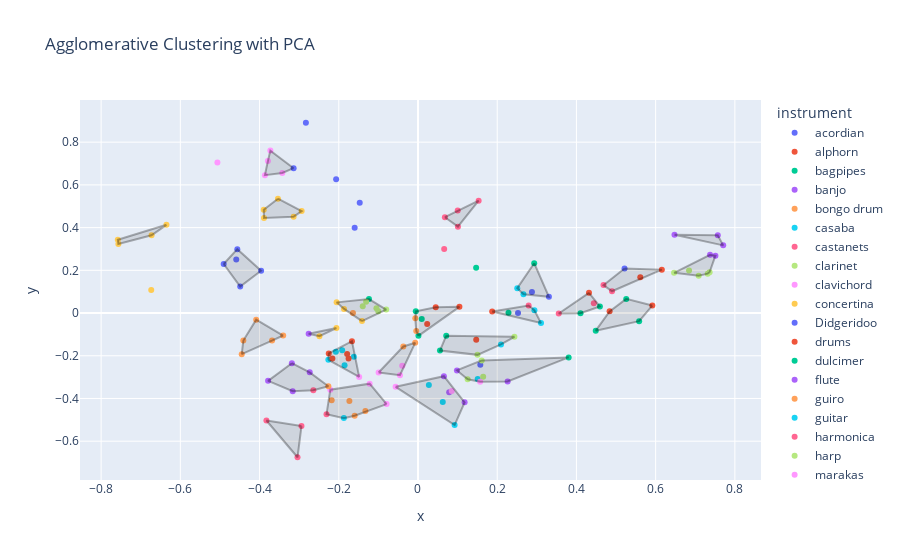

Notebook cell for this chart:
### Code cell
show_clusters(df_NNembedings_PCA, "Agglomerative Clustering with PCA")

### Figure 1 — Plotly figure (JSON) as saved in the notebook; plotly's stock layout.template omitted (floating-point values rounded to 4 significant figures)
{"data": [{"hovertemplate": "instrument=acordian<br>x=%{x}<br>y=%{y}<extra></extra>", "legendgroup": "acordian", "marker": {"color": "#636efa", "symbol": "circle"}, "mode": "markers", "name": "acordian", "orientation": "v", "showlegend": true, "type": "scatter", "x": [-0.4488, -0.3961, -0.4906, -0.4588, -0.4562], "xaxis": "x", "y": [0.1241, 0.1982, 0.2295, 0.2503, 0.299], "yaxis": "y"}, {"hovertemplate": "instrument=alphorn<br>x=%{x}<br>y=%{y}<extra></extra>", "legendgroup": "alphorn", "marker": {"color": "#EF553B", "symbol": "circle"}, "mode": "markers", "name": "alphorn", "orientation": "v", "showlegend": true, "type": "scatter", "x": [0.147, 0.02323, 0.1873, 0.04476, 0.1046], "xaxis": "x", "y": [-0.1255, -0.05176, 0.007372, 0.02754, 0.02887], "yaxis": "y"}, {"hovertemplate": "instrument=bagpipes<br>x=%{x}<br>y=%{y}<extra></extra>", "legendgroup": "bagpipes", "marker": {"color": "#00cc96", "symbol": "circle"}, "mode": "markers", "name": "bagpipes", "orientation": "v", "showlegend": true, "type": "scatter", "x": [0.2285, 0.07128, 0.05549, 0.001133, 0.5257], "xaxis": "x", "y": [0.001482, -0.1062, -0.1759, -0.1068, 0.06622], "yaxis": "y"}, {"hovertemplate": "instrument=banjo<br>x=%{x}<br>y=%{y}<extra></extra>", "legendgroup": "banjo", "marker": {"color": "#ab63fa", "symbol": "circle"}, "mode": "markers", "name": "banjo", "orientation": "v", "showlegend": true, "type": "scatter", "x": [0.2263, 0.09828, 0.1178, 0.06542, 0.07879], "xaxis": "x", "y": [-0.3206, -0.2686, -0.4181, -0.2957, -0.3709], "yaxis": "y"}, {"hovertemplate": "instrument=bongo drum<br>x=%{x}<br>y=%{y}<extra></extra>", "legendgroup": "bongo drum", "marker": {"color": "#FFA15A", "symbol": "circle"}, "mode": "markers", "name": "bongo drum", "orientation": "v", "showlegend": true, "type": "scatter", "x": [-0.441, -0.4085, -0.3684, -0.3404, -0.445], "xaxis": "x", "y": [-0.1285, -0.03104, -0.1289, -0.1052, -0.1926], "yaxis": "y"}, {"hovertemplate": "instrument=casaba<br>x=%{x}<br>y=%{y}<extra></extra>", "legendgroup": "casaba", "marker": {"color": "#19d3f3", "symbol": "circle"}, "mode": "markers", "name": "casaba", "orientation": "v", "showlegend": true, "type": "scatter", "x": [-0.1914, -0.1619, -0.1854, -0.2263, -0.2073], "xaxis": "x", "y": [-0.1742, -0.2043, -0.244, -0.219, -0.1814], "yaxis": "y"}, {"hovertemplate": "instrument=castanets<br>x=%{x}<br>y=%{y}<extra></extra>", "legendgroup": "castanets", "marker": {"color": "#FF6692", "symbol": "circle"}, "mode": "markers", "name": "castanets", "orientation": "v", "showlegend": true, "type": "scatter", "x": [-0.3827, -0.2309, -0.2942, -0.2642, -0.3042], "xaxis": "x", "y": [-0.503, -0.4734, -0.5292, -0.3613, -0.6751], "yaxis": "y"}, {"hovertemplate": "instrument=clarinet<br>x=%{x}<br>y=%{y}<extra></extra>", "legendgroup": "clarinet", "marker": {"color": "#B6E880", "symbol": "circle"}, "mode": "markers", "name": "clarinet", "orientation": "v", "showlegend": true, "type": "scatter", "x": [0.7314, 0.7087, 0.6465, 0.6844, 0.7362], "xaxis": "x", "y": [0.1844, 0.1751, 0.1883, 0.1997, 0.191], "yaxis": "y"}, {"hovertemplate": "instrument=clavichord<br>x=%{x}<br>y=%{y}<extra></extra>", "legendgroup": "clavichord", "marker": {"color": "#FF97FF", "symbol": "circle"}, "mode": "markers", "name": "clavichord", "orientation": "v", "showlegend": true, "type": "scatter", "x": [-0.379, -0.5064, -0.3426, -0.3865, -0.3727], "xaxis": "x", "y": [0.7117, 0.7042, 0.656, 0.6456, 0.7605], "yaxis": "y"}, {"hovertemplate": "instrument=concertina<br>x=%{x}<br>y=%{y}<extra></extra>", "legendgroup": "concertina", "marker": {"color": "#FECB52", "symbol": "circle"}, "mode": "markers", "name": "concertina", "orientation": "v", "showlegend": true, "type": "scatter", "x": [-0.6735, -0.7565, -0.635, -0.6726, -0.7579], "xaxis": "x", "y": [0.1073, 0.3232, 0.4131, 0.3639, 0.3434], "yaxis": "y"}, {"hovertemplate": "instrument=Didgeridoo<br>x=%{x}<br>y=%{y}<extra></extra>", "legendgroup": "Didgeridoo", "marker": {"color": "#636efa", "symbol": "circle"}, "mode": "markers", "name": "Didgeridoo", "orientation": "v", "showlegend": true, "type": "scatter", "x": [0.2877, 0.3305, 0.1573, 0.2526, 0.5215], "xaxis": "x", "y": [0.09792, 0.07585, -0.2425, 0.000665, 0.2084], "yaxis": "y"}, {"hovertemplate": "instrument=drums<br>x=%{x}<br>y=%{y}<extra></extra>", "legendgroup": "drums", "marker": {"color": "#EF553B", "symbol": "circle"}, "mode": "markers", "name": "drums", "orientation": "v", "showlegend": true, "type": "scatter", "x": [-0.1752, -0.1667, -0.2161, -0.2253, -0.1789], "xaxis": "x", "y": [-0.2133, -0.1317, -0.2134, -0.1893, -0.192], "yaxis": "y"}, {"hovertemplate": "instrument=dulcimer<br>x=%{x}<br>y=%{y}<extra></extra>", "legendgroup": "dulcimer", "marker": {"color": "#00cc96", "symbol": "circle"}, "mode": "markers", "name": "dulcimer", "orientation": "v", "showlegend": true, "type": "scatter", "x": [0.2934, -0.005522, 0.009445, 0.1468, -0.1238], "xaxis": "x", "y": [0.2333, 0.008162, -0.02826, 0.2115, 0.06519], "yaxis": "y"}, {"hovertemplate": "instrument=flute<br>x=%{x}<br>y=%{y}<extra></extra>", "legendgroup": "flute", "marker": {"color": "#ab63fa", "symbol": "circle"}, "mode": "markers", "name": "flute", "orientation": "v", "showlegend": true, "type": "scatter", "x": [0.7569, 0.6476, 0.7509, 0.7374, 0.7706], "xaxis": "x", "y": [0.3643, 0.3663, 0.2685, 0.2729, 0.3168], "yaxis": "y"}, {"hovertemplate": "instrument=guiro<br>x=%{x}<br>y=%{y}<extra></extra>", "legendgroup": "guiro", "marker": {"color": "#FFA15A", "symbol": "circle"}, "mode": "markers", "name": "guiro", "orientation": "v", "showlegend": true, "type": "scatter", "x": [-0.004417, -0.00679, -0.1642, -0.03709, -0.007051], "xaxis": "x", "y": [-0.084, -0.02492, 0.0005809, -0.1566, -0.1394], "yaxis": "y"}, {"hovertemplate": "instrument=guitar<br>x=%{x}<br>y=%{y}<extra></extra>", "legendgroup": "guitar", "marker": {"color": "#19d3f3", "symbol": "circle"}, "mode": "markers", "name": "guitar", "orientation": "v", "showlegend": true, "type": "scatter", "x": [0.02746, 0.1507, -0.1871, 0.0626, 0.09247], "xaxis": "x", "y": [-0.3371, -0.3084, -0.4919, -0.4163, -0.5246], "yaxis": "y"}, {"hovertemplate": "instrument=harmonica<br>x=%{x}<br>y=%{y}<extra></extra>", "legendgroup": "harmonica", "marker": {"color": "#FF6692", "symbol": "circle"}, "mode": "markers", "name": "harmonica", "orientation": "v", "showlegend": true, "type": "scatter", "x": [0.06789, 0.1003, 0.06612, 0.1009, 0.1531], "xaxis": "x", "y": [0.4487, 0.4804, 0.3001, 0.4044, 0.5258], "yaxis": "y"}, {"hovertemplate": "instrument=harp<br>x=%{x}<br>y=%{y}<extra></extra>", "legendgroup": "harp", "marker": {"color": "#B6E880", "symbol": "circle"}, "mode": "markers", "name": "harp", "orientation": "v", "showlegend": true, "type": "scatter", "x": [-0.1001, -0.131, -0.1395, -0.1049, -0.08021], "xaxis": "x", "y": [0.008269, 0.05233, 0.03136, 0.02216, 0.01621], "yaxis": "y"}, {"hovertemplate": "instrument=marakas<br>x=%{x}<br>y=%{y}<extra></extra>", "legendgroup": "marakas", "marker": {"color": "#FF97FF", "symbol": "circle"}, "mode": "markers", "name": "marakas", "orientation": "v", "showlegend": true, "type": "scatter", "x": [-0.03979, -0.1485, -0.2214, -0.07925, -0.1221], "xaxis": "x", "y": [-0.2471, -0.299, -0.3591, -0.4263, -0.3305], "yaxis": "y"}, {"hovertemplate": "instrument=ocarina<br>x=%{x}<br>y=%{y}<extra></extra>", "legendgroup": "ocarina", "marker": {"color": "#FECB52", "symbol": "circle"}, "mode": "markers", "name": "ocarina", "orientation": "v", "showlegend": true, "type": "scatter", "x": [-0.2054, -0.2488, -0.2059, -0.1414, -0.1868], "xaxis": "x", "y": [0.04996, -0.1086, -0.07033, -0.03765, 0.0192], "yaxis": "y"}, {"hovertemplate": "instrument=piano<br>x=%{x}<br>y=%{y}<extra></extra>", "legendgroup": "piano", "marker": {"color": "#636efa", "symbol": "circle"}, "mode": "markers", "name": "piano", "orientation": "v", "showlegend": true, "type": "scatter", "x": [-0.2067, -0.283, -0.1471, -0.1599, -0.314], "xaxis": "x", "y": [0.6267, 0.8909, 0.5161, 0.3994, 0.6782], "yaxis": "y"}, {"hovertemplate": "instrument=saxaphone<br>x=%{x}<br>y=%{y}<extra></extra>", "legendgroup": "saxaphone", "marker": {"color": "#EF553B", "symbol": "circle"}, "mode": "markers", "name": "saxaphone", "orientation": "v", "showlegend": true, "type": "scatter", "x": [0.4317, 0.4838, 0.6157, 0.5916, 0.5612], "xaxis": "x", "y": [0.09446, 0.00795, 0.203, 0.03497, 0.1677], "yaxis": "y"}, {"hovertemplate": "instrument=sitar<br>x=%{x}<br>y=%{y}<extra></extra>", "legendgroup": "sitar", "marker": {"color": "#00cc96", "symbol": "circle"}, "mode": "markers", "name": "sitar", "orientation": "v", "showlegend": true, "type": "scatter", "x": [0.4488, 0.4103, 0.3804, 0.5583, 0.4593], "xaxis": "x", "y": [-0.08268, -0.000767, -0.2077, -0.03787, 0.03098], "yaxis": "y"}, {"hovertemplate": "instrument=steel drum<br>x=%{x}<br>y=%{y}<extra></extra>", "legendgroup": "steel drum", "marker": {"color": "#ab63fa", "symbol": "circle"}, "mode": "markers", "name": "steel drum", "orientation": "v", "showlegend": true, "type": "scatter", "x": [-0.276, -0.3164, -0.2733, -0.3785, -0.3184], "xaxis": "x", "y": [-0.09728, -0.3656, -0.2777, -0.3175, -0.2348], "yaxis": "y"}, {"hovertemplate": "instrument=Tambourine<br>x=%{x}<br>y=%{y}<extra></extra>", "legendgroup": "Tambourine", "marker": {"color": "#FFA15A", "symbol": "circle"}, "mode": "markers", "name": "Tambourine", "orientation": "v", "showlegend": true, "type": "scatter", "x": [-0.218, -0.1599, -0.1328, -0.1732, -0.2263], "xaxis": "x", "y": [-0.4087, -0.4808, -0.4585, -0.4116, -0.3429], "yaxis": "y"}, {"hovertemplate": "instrument=trombone<br>x=%{x}<br>y=%{y}<extra></extra>", "legendgroup": "trombone", "marker": {"color": "#19d3f3", "symbol": "circle"}, "mode": "markers", "name": "trombone", "orientation": "v", "showlegend": true, "type": "scatter", "x": [0.2506, 0.3106, 0.2662, 0.2096, 0.294], "xaxis": "x", "y": [0.1165, -0.04708, 0.08805, -0.1472, 0.01321], "yaxis": "y"}, {"hovertemplate": "instrument=trumpet<br>x=%{x}<br>y=%{y}<extra></extra>", "legendgroup": "trumpet", "marker": {"color": "#FF6692", "symbol": "circle"}, "mode": "markers", "name": "trumpet", "orientation": "v", "showlegend": true, "type": "scatter", "x": [0.2794, 0.4684, 0.4899, 0.3553, 0.4439], "xaxis": "x", "y": [0.03557, 0.1308, 0.1018, -0.002368, 0.04607], "yaxis": "y"}, {"hovertemplate": "instrument=tuba<br>x=%{x}<br>y=%{y}<extra></extra>", "legendgroup": "tuba", "marker": {"color": "#B6E880", "symbol": "circle"}, "mode": "markers", "name": "tuba", "orientation": "v", "showlegend": true, "type": "scatter", "x": [0.1609, 0.1646, 0.2435, 0.1253, 0.1502], "xaxis": "x", "y": [-0.2219, -0.2982, -0.1111, -0.3097, -0.1958], "yaxis": "y"}, {"hovertemplate": "instrument=violin<br>x=%{x}<br>y=%{y}<extra></extra>", "legendgroup": "violin", "marker": {"color": "#FF97FF", "symbol": "circle"}, "mode": "markers", "name": "violin", "orientation": "v", "showlegend": true, "type": "scatter", "x": [-0.04549, 0.08514, -0.05654, 0.1569, -0.0994], "xaxis": "x", "y": [-0.2909, -0.3651, -0.3455, -0.3212, -0.2786], "yaxis": "y"}, {"hovertemplate": "instrument=Xylophone<br>x=%{x}<br>y=%{y}<extra></extra>", "legendgroup": "Xylophone", "marker": {"color": "#FECB52", "symbol": "circle"}, "mode": "markers", "name": "Xylophone", "orientation": "v", "showlegend": true, "type": "scatter", "x": [-0.3894, -0.2937, -0.3536, -0.314, -0.3888], "xaxis": "x", "y": [0.4834, 0.4772, 0.5353, 0.4509, 0.4448], "yaxis": "y"}, {"fill": "toself", "fillcolor": "rgba(0,0,0,0.1)", "hoverinfo": "skip", "line": {"color": "rgba(0,0,0,0.3)", "width": 2}, "mode": "lines", "showlegend": false, "type": "scatter", "x": [-0.4906, -0.4488, -0.3961, -0.4562, -0.4906], "y": [0.2295, 0.1241, 0.1982, 0.299, 0.2295]}, {"fill": "toself", "fillcolor": "rgba(0,0,0,0.1)", "hoverinfo": "skip", "line": {"color": "rgba(0,0,0,0.3)", "width": 2}, "mode": "lines", "showlegend": false, "type": "scatter", "x": [0.07128, 0.05549, 0.1502, 0.2096, 0.2435, 0.07128], "y": [-0.1062, -0.1759, -0.1958, -0.1472, -0.1111, -0.1062]}, {"fill": "toself", "fillcolor": "rgba(0,0,0,0.1)", "hoverinfo": "skip", "line": {"color": "rgba(0,0,0,0.3)", "width": 2}, "mode": "lines", "showlegend": false, "type": "scatter", "x": [0.001133, 0.1046, 0.04476, -0.005522, -0.00679, -0.004417, 0.001133], "y": [-0.1068, 0.02887, 0.02754, 0.008162, -0.02492, -0.084, -0.1068]}, {"fill": "toself", "fillcolor": "rgba(0,0,0,0.1)", "hoverinfo": "skip", "line": {"color": "rgba(0,0,0,0.3)", "width": 2}, "mode": "lines", "showlegend": false, "type": "scatter", "x": [0.1873, 0.3106, 0.294, 0.2794, 0.1873], "y": [0.007372, -0.04708, 0.01321, 0.03557, 0.007372]}, {"fill": "toself", "fillcolor": "rgba(0,0,0,0.1)", "hoverinfo": "skip", "line": {"color": "rgba(0,0,0,0.3)", "width": 2}, "mode": "lines", "showlegend": false, "type": "scatter", "x": [0.5916, 0.5257, 0.4838, 0.4488, 0.5583, 0.5916], "y": [0.03497, 0.06622, 0.00795, -0.08268, -0.03787, 0.03497]}, {"fill": "toself", "fillcolor": "rgba(0,0,0,0.1)", "hoverinfo": "skip", "line": {"color": "rgba(0,0,0,0.3)", "width": 2}, "mode": "lines", "showlegend": false, "type": "scatter", "x": [0.1609, 0.09828, 0.1253, 0.1569, 0.2263, 0.3804, 0.1609], "y": [-0.2219, -0.2686, -0.3097, -0.3212, -0.3206, -0.2077, -0.2219]}, {"fill": "toself", "fillcolor": "rgba(0,0,0,0.1)", "hoverinfo": "skip", "line": {"color": "rgba(0,0,0,0.3)", "width": 2}, "mode": "lines", "showlegend": false, "type": "scatter", "x": [-0.05654, 0.09247, 0.1178, 0.06542, -0.05654], "y": [-0.3455, -0.5246, -0.4181, -0.2957, -0.3455]}, {"fill": "toself", "fillcolor": "rgba(0,0,0,0.1)", "hoverinfo": "skip", "line": {"color": "rgba(0,0,0,0.3)", "width": 2}, "mode": "lines", "showlegend": false, "type": "scatter", "x": [-0.3404, -0.4085, -0.441, -0.445, -0.3684, -0.3404], "y": [-0.1052, -0.03104, -0.1285, -0.1926, -0.1289, -0.1052]}, {"fill": "toself", "fillcolor": "rgba(0,0,0,0.1)", "hoverinfo": "skip", "line": {"color": "rgba(0,0,0,0.3)", "width": 2}, "mode": "lines", "showlegend": false, "type": "scatter", "x": [-0.2263, -0.1485, -0.1667, -0.2253, -0.2263], "y": [-0.219, -0.299, -0.1317, -0.1893, -0.219]}, {"fill": "toself", "fillcolor": "rgba(0,0,0,0.1)", "hoverinfo": "skip", "line": {"color": "rgba(0,0,0,0.3)", "width": 2}, "mode": "lines", "showlegend": false, "type": "scatter", "x": [-0.2942, -0.3827, -0.3042, -0.2942], "y": [-0.5292, -0.503, -0.6751, -0.5292]}, {"fill": "toself", "fillcolor": "rgba(0,0,0,0.1)", "hoverinfo": "skip", "line": {"color": "rgba(0,0,0,0.3)", "width": 2}, "mode": "lines", "showlegend": false, "type": "scatter", "x": [-0.07925, -0.1221, -0.2214, -0.2309, -0.1871, -0.1599, -0.07925], "y": [-0.4263, -0.3305, -0.3591, -0.4734, -0.4919, -0.4808, -0.4263]}, {"fill": "toself", "fillcolor": "rgba(0,0,0,0.1)", "hoverinfo": "skip", "line": {"color": "rgba(0,0,0,0.3)", "width": 2}, "mode": "lines", "showlegend": false, "type": "scatter", "x": [-0.3184, -0.3785, -0.3164, -0.2642, -0.2263, -0.2733, -0.3184], "y": [-0.2348, -0.3175, -0.3656, -0.3613, -0.3429, -0.2777, -0.2348]}, {"fill": "toself", "fillcolor": "rgba(0,0,0,0.1)", "hoverinfo": "skip", "line": {"color": "rgba(0,0,0,0.3)", "width": 2}, "mode": "lines", "showlegend": false, "type": "scatter", "x": [0.6465, 0.7087, 0.7314, 0.7362, 0.7509, 0.7374, 0.6465], "y": [0.1883, 0.1751, 0.1844, 0.191, 0.2685, 0.2729, 0.1883]}, {"fill": "toself", "fillcolor": "rgba(0,0,0,0.1)", "hoverinfo": "skip", "line": {"color": "rgba(0,0,0,0.3)", "width": 2}, "mode": "lines", "showlegend": false, "type": "scatter", "x": [-0.314, -0.3727, -0.379, -0.3865, -0.3426, -0.314], "y": [0.6782, 0.7605, 0.7117, 0.6456, 0.656, 0.6782]}, {"fill": "toself", "fillcolor": "rgba(0,0,0,0.1)", "hoverinfo": "skip", "line": {"color": "rgba(0,0,0,0.3)", "width": 2}, "mode": "lines", "showlegend": false, "type": "scatter", "x": [-0.635, -0.7579, -0.7565, -0.6726, -0.635], "y": [0.4131, 0.3434, 0.3232, 0.3639, 0.4131]}, {"fill": "toself", "fillcolor": "rgba(0,0,0,0.1)", "hoverinfo": "skip", "line": {"color": "rgba(0,0,0,0.3)", "width": 2}, "mode": "lines", "showlegend": false, "type": "scatter", "x": [0.2934, 0.2506, 0.2662, 0.3305, 0.2934], "y": [0.2333, 0.1165, 0.08805, 0.07585, 0.2333]}, {"fill": "toself", "fillcolor": "rgba(0,0,0,0.1)", "hoverinfo": "skip", "line": {"color": "rgba(0,0,0,0.3)", "width": 2}, "mode": "lines", "showlegend": false, "type": "scatter", "x": [0.5215, 0.4684, 0.4899, 0.6157, 0.5215], "y": [0.2084, 0.1308, 0.1018, 0.203, 0.2084]}, {"fill": "toself", "fillcolor": "rgba(0,0,0,0.1)", "hoverinfo": "skip", "line": {"color": "rgba(0,0,0,0.3)", "width": 2}, "mode": "lines", "showlegend": false, "type": "scatter", "x": [-0.1414, -0.08021, -0.1238, -0.2054, -0.1868, -0.1414], "y": [-0.03765, 0.01621, 0.06519, 0.04996, 0.0192, -0.03765]}, {"fill": "toself", "fillcolor": "rgba(0,0,0,0.1)", "hoverinfo": "skip", "line": {"color": "rgba(0,0,0,0.3)", "width": 2}, "mode": "lines", "showlegend": false, "type": "scatter", "x": [0.6476, 0.7706, 0.7569, 0.6476], "y": [0.3663, 0.3168, 0.3643, 0.3663]}, {"fill": "toself", "fillcolor": "rgba(0,0,0,0.1)", "hoverinfo": "skip", "line": {"color": "rgba(0,0,0,0.3)", "width": 2}, "mode": "lines", "showlegend": false, "type": "scatter", "x": [-0.0994, -0.04549, -0.007051, -0.03709, -0.0994], "y": [-0.2786, -0.2909, -0.1394, -0.1566, -0.2786]}, {"fill": "toself", "fillcolor": "rgba(0,0,0,0.1)", "hoverinfo": "skip", "line": {"color": "rgba(0,0,0,0.3)", "width": 2}, "mode": "lines", "showlegend": false, "type": "scatter", "x": [0.06789, 0.1009, 0.1531, 0.1003, 0.06789], "y": [0.4487, 0.4044, 0.5258, 0.4804, 0.4487]}, {"fill": "toself", "fillcolor": "rgba(0,0,0,0.1)", "hoverinfo": "skip", "line": {"color": "rgba(0,0,0,0.3)", "width": 2}, "mode": "lines", "showlegend": false, "type": "scatter", "x": [-0.2059, -0.276, -0.2488, -0.2059], "y": [-0.07033, -0.09728, -0.1086, -0.07033]}, {"fill": "toself", "fillcolor": "rgba(0,0,0,0.1)", "hoverinfo": "skip", "line": {"color": "rgba(0,0,0,0.3)", "width": 2}, "mode": "lines", "showlegend": false, "type": "scatter", "x": [0.4317, 0.3553, 0.4103, 0.4593, 0.4317], "y": [0.09446, -0.002368, -0.000767, 0.03098, 0.09446]}, {"fill": "toself", "fillcolor": "rgba(0,0,0,0.1)", "hoverinfo": "skip", "line": {"color": "rgba(0,0,0,0.3)", "width": 2}, "mode": "lines", "showlegend": false, "type": "scatter", "x": [-0.3536, -0.3894, -0.3888, -0.314, -0.2937, -0.3536], "y": [0.5353, 0.4834, 0.4448, 0.4509, 0.4772, 0.5353]}], "layout": {"legend": {"title": {"text": "instrument"}, "tracegroupgap": 0}, "title": {"text": "Agglomerative Clustering with PCA"}, "xaxis": {"anchor": "y", "domain": [0, 1], "title": {"text": "x"}}, "yaxis": {"anchor": "x", "domain": [0, 1], "title": {"text": "y"}}}}
